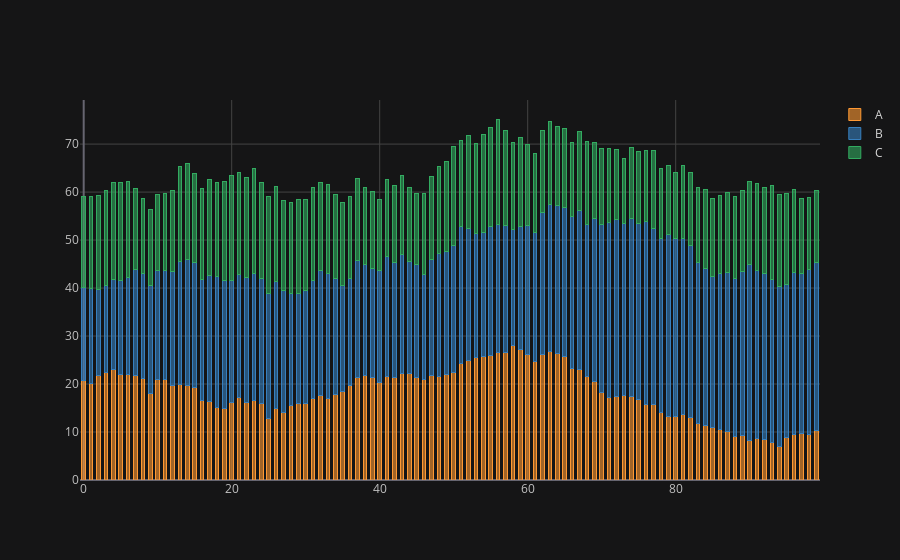

Notebook cell for this chart:
### Code cell
cf.set_config_file(theme='solar')
df.iplot(kind='bar',barmode='stack',bargap=0.5)
